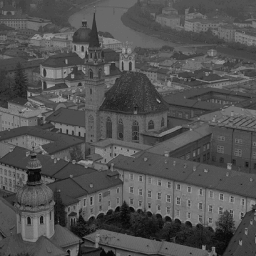
#> input picture Lab1/Part1/output/img1(256).png, 256 x 256 px
$ python q2.py
#> lines starting #> are read from the running program, lines starting #| are printed output that depends on the picture
import cv2
import numpy as np
from pathlib import Path

base_dir = Path(__file__).resolve().parent
output_dir = base_dir / "output"

img256 = cv2.imread(str(output_dir / "img1(256).png"))
#> img256 is the input picture: shape (256, 256, 3); min 3, max 166, mean 82.1
img128 = cv2.imread(str(output_dir / "img1(128).png"))
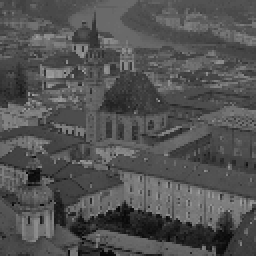
#> input picture Lab1/Part1/output/img1(128).png, 128 x 128 px (shown 2 times larger)
#> img128 is the input picture: shape (128, 128, 3); min 7, max 163, mean 82.1

# nearset
# linear
# cubic

imgs = [img128 , img256]

methods =[cv2.INTER_NEAREST,cv2.INTER_LINEAR,cv2.INTER_CUBIC]
size = (512,512)

for y in range(0,2):
    for x in range(0,3):
        cv2.imwrite(str(output_dir / f"img{y}_{x}.png"),cv2.resize(imgs[y],size,interpolation=methods[x]))
#> this loop made 2 passes
#> pass 1, `cv2.imwrite(str(output_dir / f"img{y}_{x}.png"),cv2.resize(imgs[y],siz..`:
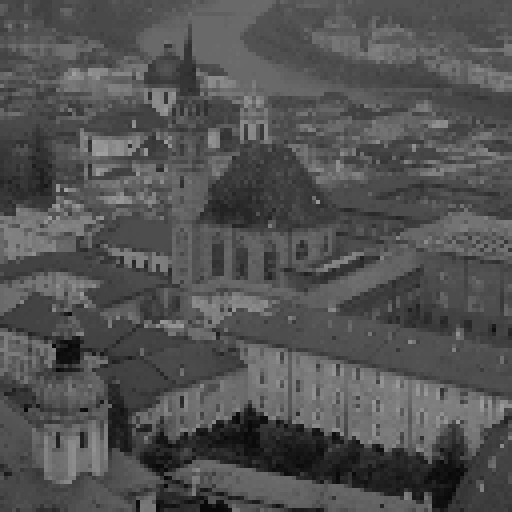
#> saved as img0_0.png: shape (512, 512, 3); min 7, max 163, mean 82.1


def nearsetNeighbour( img : np.array  , sizeh : int  ,sizew : int  ):
#> called with sizeh = 512, sizew = 512
    h,w,c = img.shape
#> h = 128; w = 128; c = 3
    result  = np.zeros((sizeh , sizew ,c) ,dtype = np.uint8)

    for i in range(sizeh):
        for j in range(sizew):
            oldi = int(i*h/sizeh)
            oldj = int (j*w/sizew)
            result[i][j] = img[oldi][oldj]
    return result


cv2.imwrite(str(output_dir / "img_128_nearest.png") , nearsetNeighbour(img128,512,512))
cv2.imwrite(str(output_dir / "img_256_nearest.png") , nearsetNeighbour(img256,512,512))
